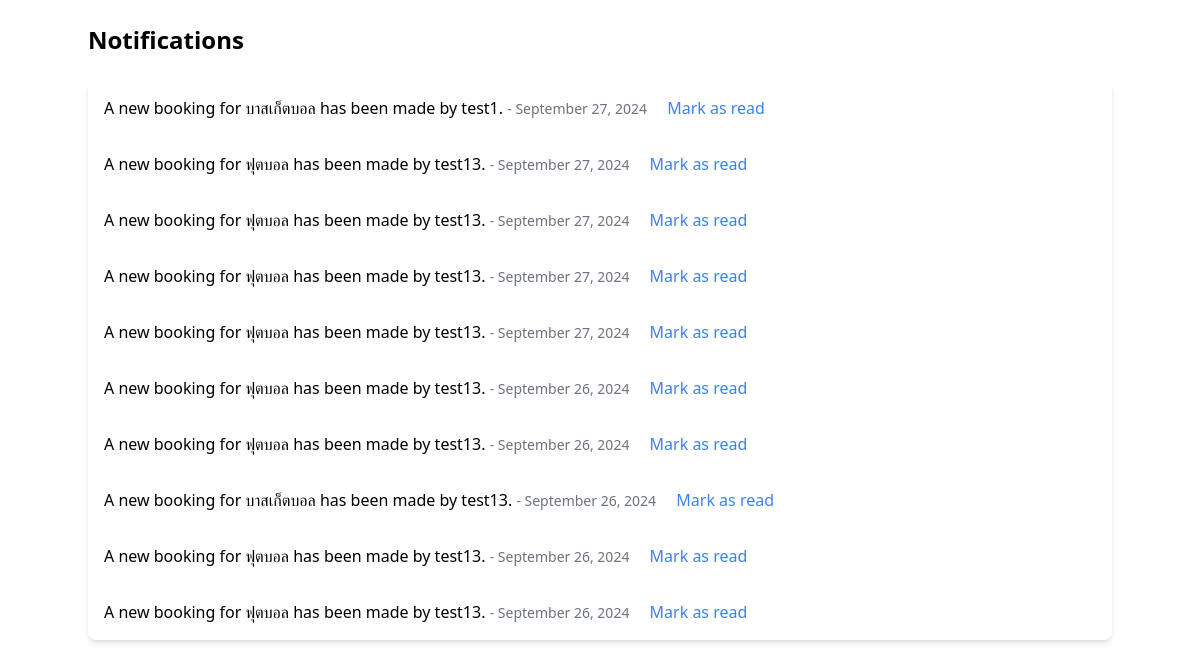
Page /notifications/ (signed in) on the committed database.
### base/models.py (models this page shows, shortened)
class Notification(models.Model):
    user = models.ForeignKey(CustomUser, on_delete=models.CASCADE)
    message = models.TextField()
    created_at = models.DateTimeField(auto_now_add=True)
    is_read = models.BooleanField(default=False)

### base/views.py (the view)
# urls.py: path('notifications/', NotificationListView.as_view(), name='notification_list'),
class NotificationListView(LoginRequiredMixin, ListView):
    model = Notification
    template_name = 'notification_list.html'
    context_object_name = 'notifications'
    def get_queryset(self):
        return Notification.objects.filter(user=self.request.user).order_by('-created_at')
    def get_context_data(self, **kwargs):
        context = super().get_context_data(**kwargs)
        context['unread_count'] = Notification.objects.filter(user=self.request.user, is_read=False).count()
        return context

### base/templates/notification_list.html
{% extends 'base.html' %}
{% block main %}
<div class="container mx-auto py-6">
    <h1 class="text-2xl font-bold mb-6">Notifications</h1>
    {% if notifications %}
        <ul class="bg-white shadow-md rounded-lg">
            {% for notification in notifications %}
            <li class="border-b p-4">
                <span>{{ notification.message }}</span>
                <span class="text-sm text-gray-500"> - {{ notification.created_at|date:"F d, Y" }}</span>
                {% if not notification.is_read %}
                    <a href="{% url 'base:mark_as_read' notification.id %}" class="ml-4 text-blue-500">Mark as read</a>
                {% endif %}
            </li>
            {% endfor %}
        </ul>
    {% else %}
        <p>No new notifications</p>
    {% endif %}
</div>
{% endblock %}

### rows in the picture
Notification: message "A new booking for บาสเก็ตบอล has been made by test1.", created_at "September 27, 2024", is_read "Mark as read"
Notification: message "A new booking for ฟุตบอล has been made by test13.", created_at "September 27, 2024", is_read "Mark as read"
Notification: message "A new booking for ฟุตบอล has been made by test13.", created_at "September 27, 2024", is_read "Mark as read"
Notification: message "A new booking for ฟุตบอล has been made by test13.", created_at "September 27, 2024", is_read "Mark as read"
Notification: message "A new booking for ฟุตบอล has been made by test13.", created_at "September 27, 2024", is_read "Mark as read"
Notification: message "A new booking for ฟุตบอล has been made by test13.", created_at "September 26, 2024", is_read "Mark as read"
Notification: message "A new booking for ฟุตบอล has been made by test13.", created_at "September 26, 2024", is_read "Mark as read"
Notification: message "A new booking for บาสเก็ตบอล has been made by test13.", created_at "September 26, 2024", is_read "Mark as read"
Notification: message "A new booking for ฟุตบอล has been made by test13.", created_at "September 26, 2024", is_read "Mark as read"
Notification: message "A new booking for ฟุตบอล has been made by test13.", created_at "September 26, 2024", is_read "Mark as read"
